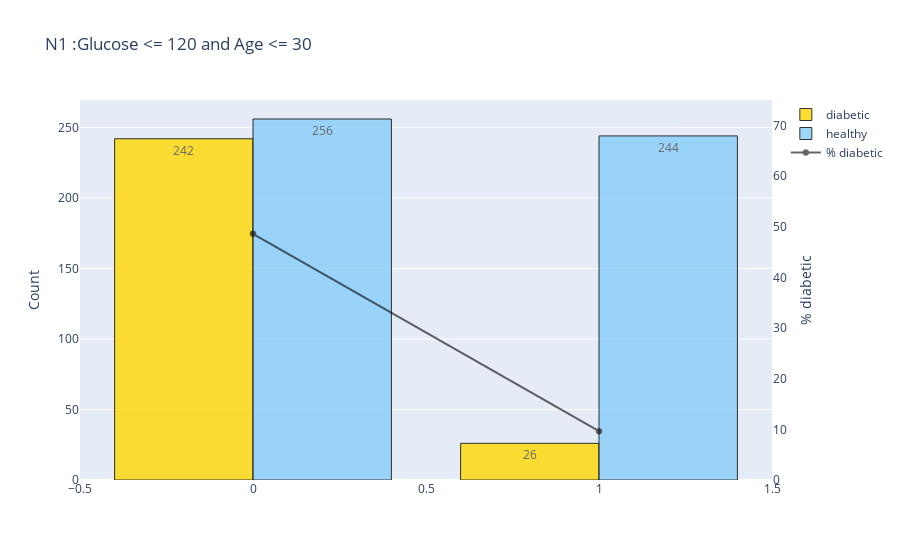

This figure's notebook cell:
### Code cell
barplot('N1', ':Glucose <= 120 and Age <= 30')

### Figure 1 — Plotly figure (JSON) as saved in the notebook; plotly's stock layout.template omitted (floating-point values rounded to 4 significant figures)
{"data": [{"marker": {"color": "gold", "line": {"color": "#000000", "width": 1}}, "name": "diabetic", "opacity": 0.8, "text": ["242", "26"], "textposition": "auto", "type": "bar", "x": [0, 1], "y": [242, 26]}, {"marker": {"color": "lightskyblue", "line": {"color": "#000000", "width": 1}}, "name": "healthy", "opacity": 0.8, "text": ["256", "244"], "textposition": "auto", "type": "bar", "x": [0, 1], "y": [256, 244]}, {"marker": {"color": "black", "line": {"color": "#000000", "width": 0.5}}, "name": "% diabetic", "opacity": 0.6, "type": "scatter", "x": [0, 1], "y": [48.59, 9.63], "yaxis": "y2"}], "layout": {"title": {"text": "N1 :Glucose <= 120 and Age <= 30"}, "yaxis": {"title": {"text": "Count"}}, "yaxis2": {"anchor": "x", "overlaying": "y", "range": [0, 75], "showgrid": false, "side": "right", "title": {"text": "% diabetic"}, "zeroline": false}}}
